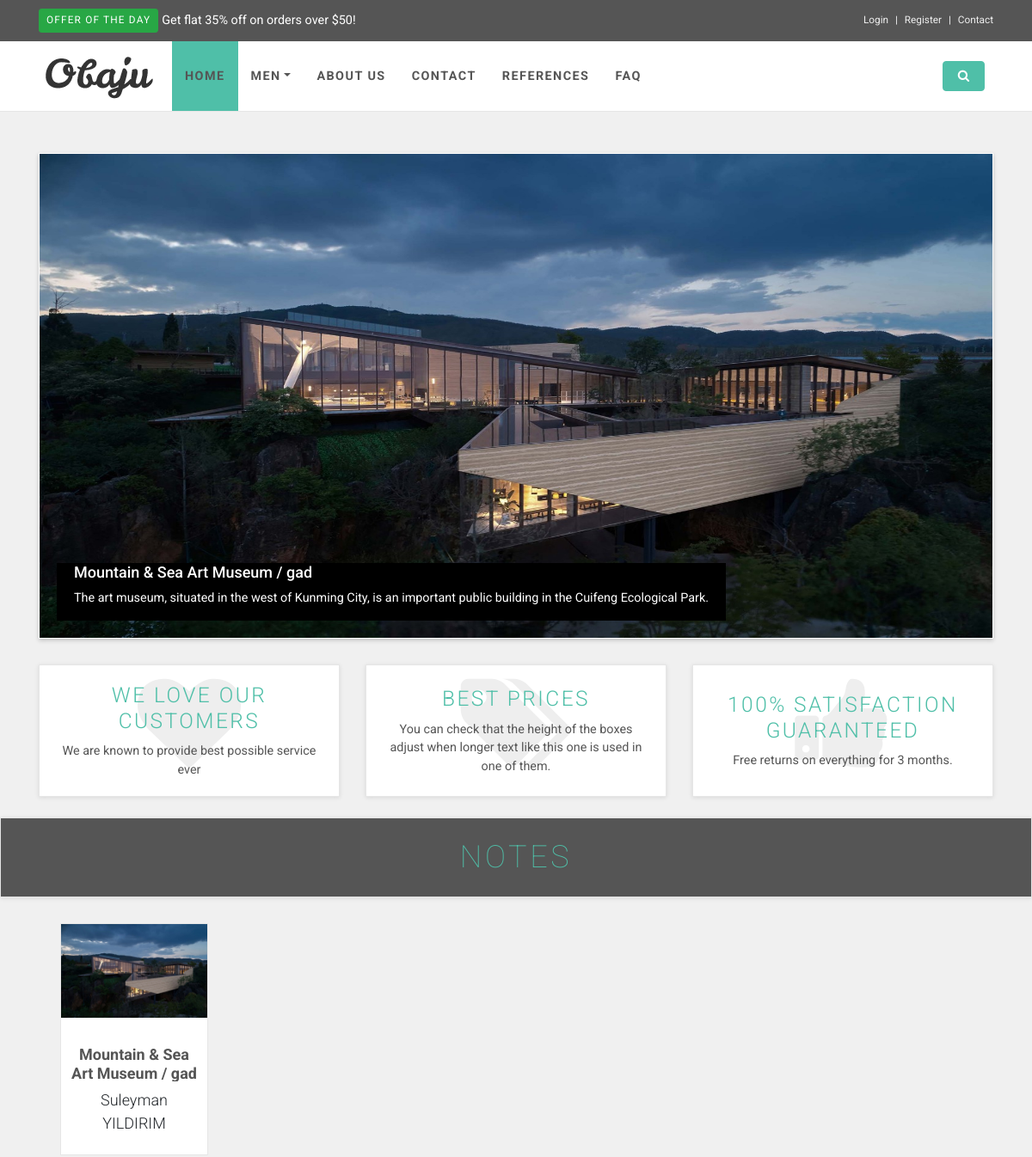
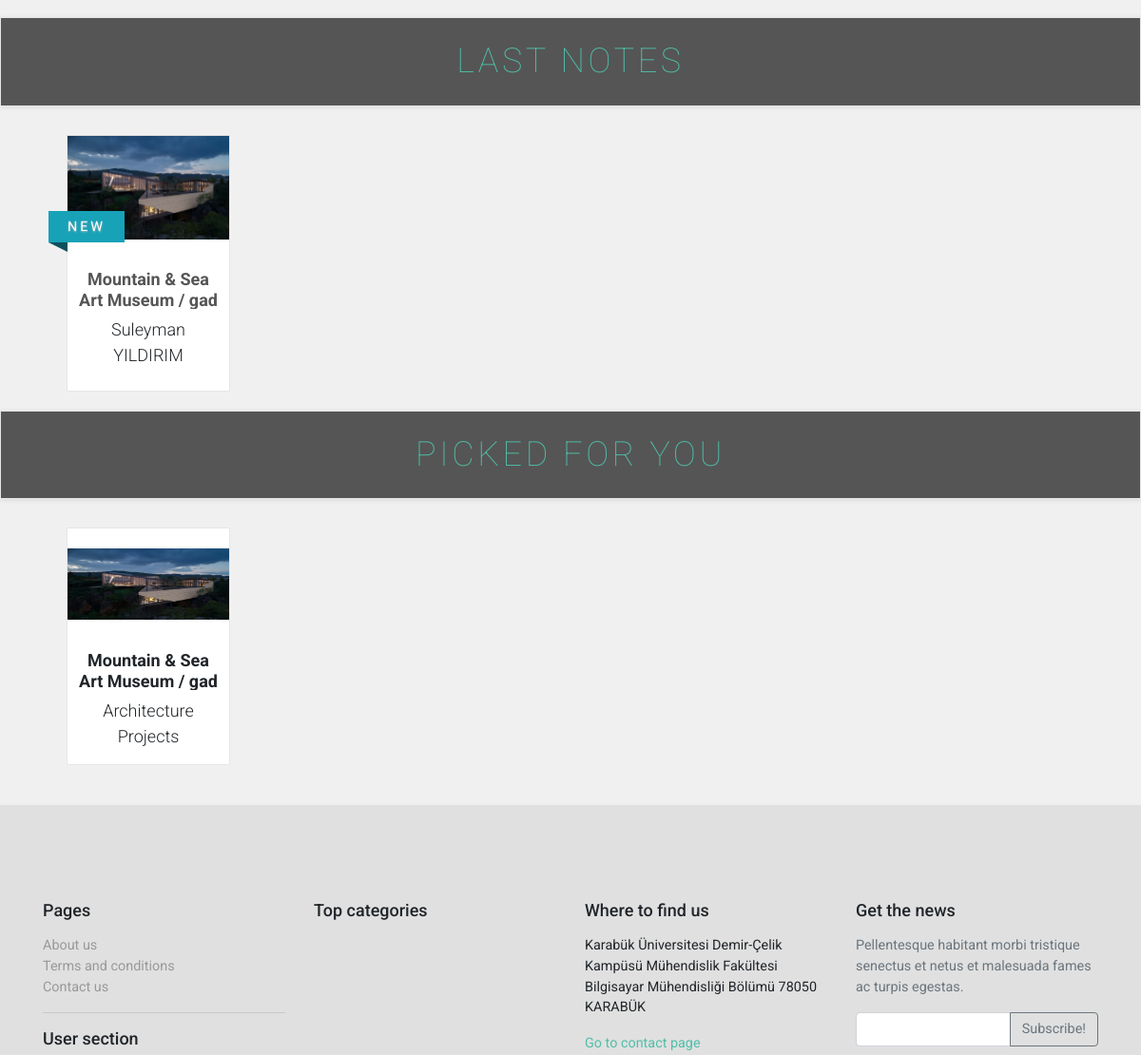
Before: / (upper part) with the older database file (2 pictures, top to bottom).
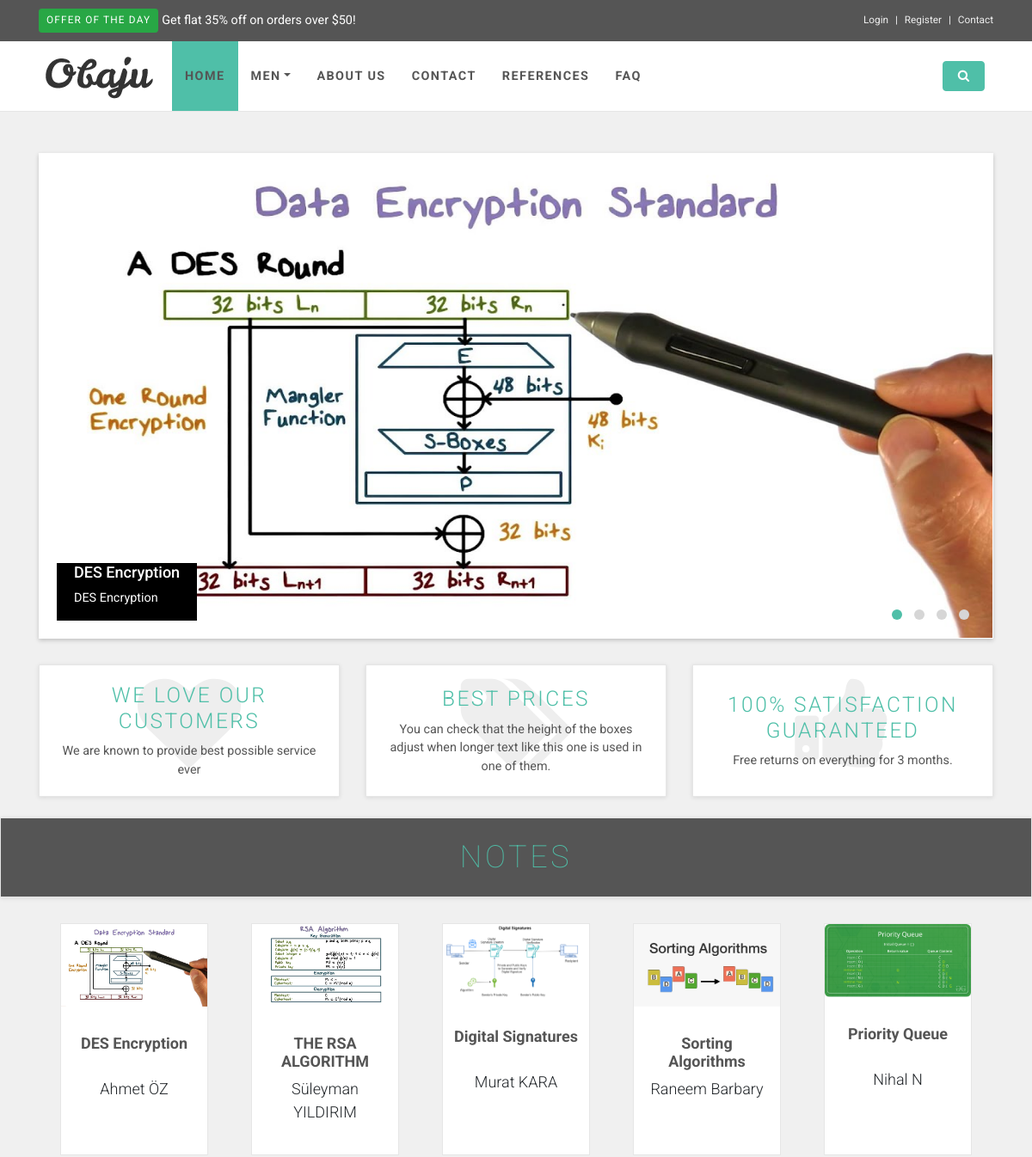
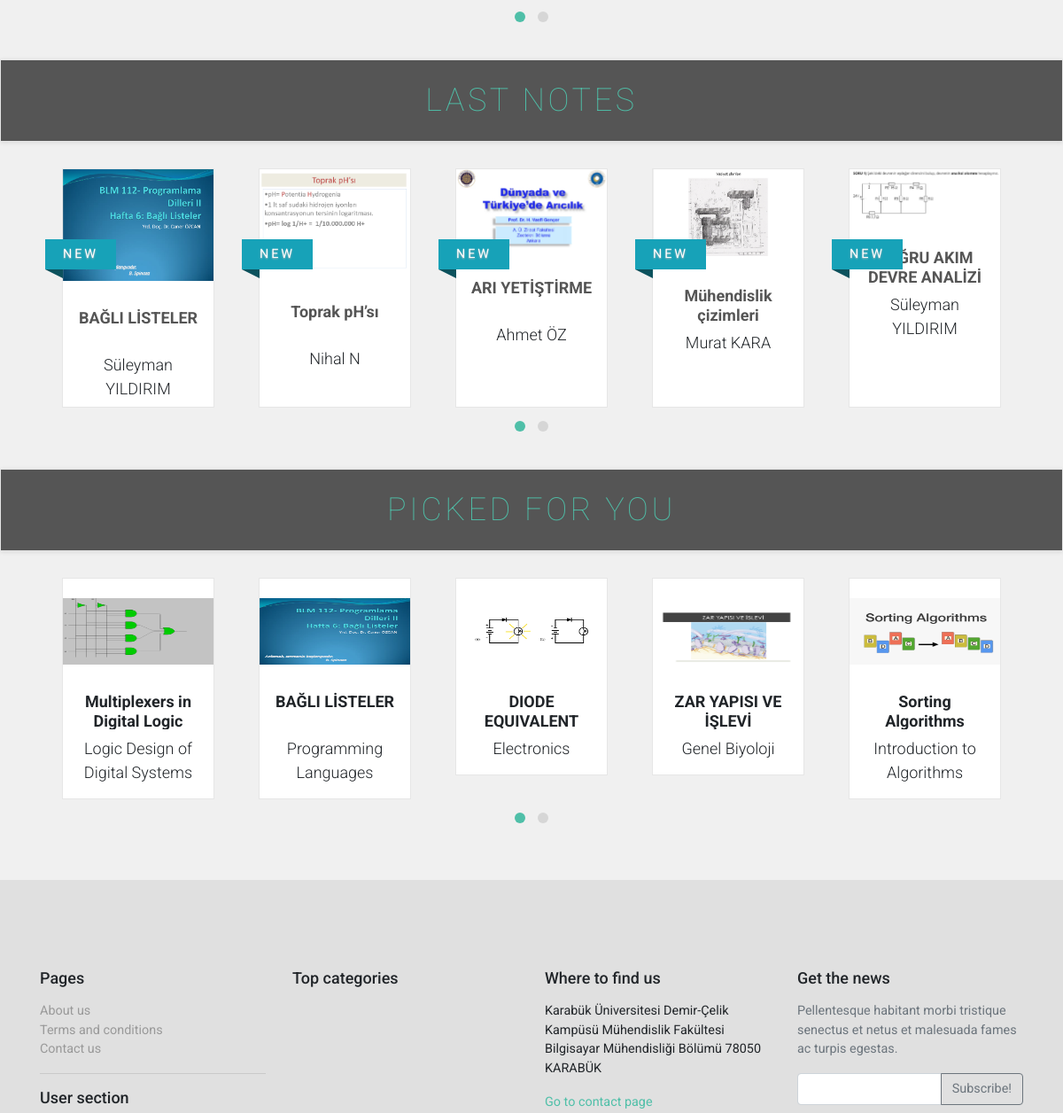
After: the same page with the newer database file (2 pictures, top to bottom).
### note/models.py (models this page shows, shortened)
class Note(models.Model):
    STATUS = (
        ('New', 'New'),
        ('True', 'true'),
        ('False', 'false')
    )
    Category = models.ForeignKey(Category, on_delete=models.CASCADE)
    user = models.ForeignKey(User, on_delete=models.SET_NULL, null=True)
    title = models.CharField(blank=True,max_length=100)
    description = models.CharField(blank=True,max_length=255)
    keywords = models.CharField(blank=True,max_length=255)
    slug = models.SlugField(blank=False,unique=True)
    detail = RichTextUploadingField()
    status = models.CharField(max_length=10, choices=STATUS)
    image = models.ImageField(blank=True, upload_to='image/')
    create_at = models.DateTimeField(auto_now_add=True)
    update_at = models.DateTimeField(auto_now=True)
    def image_tag(self):
        return mark_safe('<img src="{}" height="50"/>'.format(self.image.url))
    image_tag.short_description = 'Image'

class Category(MPTTModel):
    STATUS = (
        ('True', 'true'),
        ('False', 'false')
    )
    title = models.CharField(max_length=70)
    description = models.CharField(blank=True,max_length=255)
    keywords = models.CharField(blank=True,max_length=255)
    status = models.CharField(max_length=10, choices=STATUS)
    image = models.ImageField(blank=True, upload_to='image/')
    slug = models.SlugField(blank=False,unique=True)
    parent = TreeForeignKey('self', blank=True, null=True, related_name='children', on_delete=models.CASCADE)
    create_at = models.DateTimeField(auto_now_add=True)
    update_at = models.DateTimeField(auto_now=True)
    class MPTTMeta:
        order_insertion_by = ['title']
    def image_tag(self):
        return mark_safe('<img src="{}" height="50"/>'.format(self.image.url))
    image_tag.short_description = 'Image'

### home/views.py (the view)
# urls.py: path('', views.index, name='index'),
def index(request):
    setting = Setting.objects.get(pk=1)
    sliderdata = Note.objects.filter(status='True')[:4]
    category = Category.objects.all()
    dayNotes = Note.objects.filter(status='True')[:10]
    lastNotes = Note.objects.filter(status='True').order_by('-id')[:10]
    randomNote = Note.objects.filter(status='True').order_by('?')[:6]
    context = {'setting': setting,
               'category': category,
               'page': 'home',
               'dayNotes': dayNotes,
               'sliderdata': sliderdata,
               'lastNotes': lastNotes,
               'randomNote': randomNote}
    return render(request, 'index.html', context)

### home/templates/index.html (shortened to what the changed rows need)
{% extends "homebase.html" %}
{% block body %}
    {% block slider %}{% include 'slider.html' %}{% endblock %}
    <div id="hot">
        <div class="box py-4" style="background: #555">
            <div class="container">
                <div class="row">
                    <div class="col-md-12">
                        <h2 class="mb-0">Notes</h2>
                    </div>
                </div>
            </div>
        </div>
        <div class="container">
            <div class="product-slider owl-carousel owl-theme">
                {% for rs in dayNotes%}
                    <div class="item">
                        <div class="product" style="height: 270px;">
                            <div class="flip-container">
                                <div class="flipper">
                                    <div class="front"><a href="/note/{{ rs.id }}/{{ rs.slug }}"><img src="{{ rs.image.url }}" alt="" class="img-fluid" style="width: 270px;hight:200px;"></a></div>
                                    <div class="back"><a href="/note/{{ rs.id }}/{{ rs.slug }}"><img src="{{ rs.image.url }}" alt="" class="img-fluid" style="width: 270px;hight:200px;"></a></div>
                                </div>
                            </div><a href="/note/{{ rs.id }}/{{ rs.slug }}" class="invisible"><img src="{{ rs.image.url }}" alt="" class="img-fluid" style="width: 270px;hight:200px;"></a>
                            <br>
                            <div class="text">
                                <h3><a href="/note/{{ rs.id }}/{{ rs.slug }}">{{ rs.title }} </a></h3>
                                <p class="price">
                                    {{ rs.user.first_name }} {{ rs.user.last_name}}
                                </p>
                            </div>
                        </div>
                    </div>
                {% endfor %}
            </div>
        </div>
    </div>
    <div id="hot">
        <div class="box py-4" style="background: #555">
            <div class="container">
                <div class="row">
                    <div class="col-md-12">
                        <h2 class="mb-0">Last Notes</h2>
                    </div>
                </div>
            </div>
        </div>
        <div class="container">
            <div class="product-slider owl-carousel owl-theme">
                {% for rs in lastNotes%}
                    <div class="item">
                        <div class="product" style="height: 270px;">
                            <div class="flip-container">
                                <div class="flipper">
                                    <div class="front"><a href="/note/{{ rs.id }}/{{ rs.slug }}"><img src="{{ rs.image.url }}" alt="" class="img-fluid" style="width: 270px;hight:200px;"></a></div>
                                    <div class="back"><a href="/note/{{ rs.id }}/{{ rs.slug }}"><img src="{{ rs.image.url }}" alt="" class="img-fluid" style="width: 270px;hight:200px;"></a></div>
                                </div>
                            </div><a href="/note/{{ rs.id }}/{{ rs.slug }}" class="invisible"><img src="{{ rs.image.url }}" alt="" class="img-fluid" style="width: 270px;hight:200px;"></a>
                            <br>
                            <div class="text">
                                <h3><a href="/note/{{ rs.id }}/{{ rs.slug }}">{{ rs.title }} </a></h3>
                                <p class="price">
                                    {{ rs.user.first_name }} {{ rs.user.last_name}}
                                </p>
                            </div>
                            <div class="ribbon new">
                                <div class="theribbon">NEW</div>
                            </div>
                        </div>
                    </div>
                {% endfor %}
            </div>
        </div>
    </div>
    <div id="hot">
        <div class="box py-4" style="background: #555">
            <div class="container">
                <div class="row">
                    <div class="col-md-12">
                        <h2 class="mb-0">Picked For you</h2>
                    </div>
                </div>
            </div>
        </div>
        <div class="container">
            <div class="product-slider owl-carousel owl-theme">
                {% for rs in randomNote %}
                    <div class="item">
                        <div class="product">
                            <a href="/note/{{ rs.id }}/{{ rs.slug }}" class="col-md-3"><img src="{{ rs.image.url }}" alt=""   class="img img-fluid" style="height: 75px"></a>
                            <div class="text">
                                <h3>{{ rs.title }}</h3>
                                <p class="price">{{ rs.Category.title }}</p>
                            </div>
                        </div>
                    </div>
                {% endfor %}
            </div>
        </div>
    </div>
{% endblock %}

### home/templates/slider.html
<div id="all">
    <div id="content">
        <div class="container">
            <div class="row">
                <div class="col-md-12">
                    <div id="main-slider" class="owl-carousel owl-theme">
                        {% for rs in sliderdata %}
                        <div class="item">
                            <div style="position: relative;">
                                <a href="/note/{{ rs.id }}/{{ rs.slug }}">
                                    <img src="{{ rs.image.url }}" alt="{{ rs.title }}" class="img-fluid" style="width: 1200px;height: 563px;" ></a>
                                <div style="position: absolute;bottom: 20px;left: 20px;background-color: black;color: white;padding-left: 20px; padding-right: 20px;">
                                    <h4>{{ rs.title }}</h4>
                                    <p>{{ rs.description }}</p>
                                </div>
                            </div>
                           </div>
                        {% endfor %}
                    </div>
                </div>
            </div>
        </div>
        <div id="advantages">
            <div class="container">
                <div class="row mb-4">
                    <div class="col-md-4">
                        <div class="box clickable d-flex flex-column justify-content-center mb-0 h-100">
                            <div class="icon"><i class="fa fa-heart"></i></div>
                            <h3><a href="#">We love our customers</a></h3>
                            <p class="mb-0">We are known to provide best possible service ever</p>
                        </div>
                    </div>
                    <div class="col-md-4">
                        <div class="box clickable d-flex flex-column justify-content-center mb-0 h-100">
                            <div class="icon"><i class="fa fa-tags"></i></div>
                            <h3><a href="#">Best prices</a></h3>
                            <p class="mb-0">You can check that the height of the boxes adjust when longer text like this one is used in one of them.</p>
                        </div>
                    </div>
                    <div class="col-md-4">
                        <div class="box clickable d-flex flex-column justify-content-center mb-0 h-100">
                            <div class="icon"><i class="fa fa-thumbs-up"></i></div>
                            <h3><a href="#">100% satisfaction guaranteed</a></h3>
                            <p class="mb-0">Free returns on everything for 3 months.</p>
                        </div>
                    </div>
                </div>
            </div>
        </div>

Changed rows visible on the page:
removed Note: image (picture), title "Mountain & Sea Art Museum / gad", description "The art museum, situated in the west of Kunming City, is an important public building in the Cuifeng Ecological Park.", user.first_name "Suleyman", user.last_name "YILDIRIM", Category "Architecture Projects"
added Note: image (placeholder picture), title "DES Encryption", description "DES Encryption", user.first_name "Ahmet", user.last_name "ÖZ"
added Note: image (placeholder picture), title "THE RSA ALGORITHM", user.first_name "Süleyman", user.last_name "YILDIRIM", shown under "NOTES"
added Note: image (picture), title "Digital Signatures", user.first_name "Murat", user.last_name "KARA", shown under "NOTES"
added Note: image (picture), title "Sorting Algorithms", user.first_name "Raneem", user.last_name "Barbary", Category "Introduction to Algorithms"
added Note: image (picture), title "Priority Queue", user.first_name "Nihal", user.last_name "N", shown under "NOTES"
added Note: image (picture), title "BAĞLI LİSTELER", user.first_name "Süleyman", user.last_name "YILDIRIM", Category "Programming Languages"
added Note: image (picture), title "Toprak pH’sı", user.first_name "Nihal", user.last_name "N", shown under "LAST NOTES"
added Note: image (picture), title "ARI YETİŞTİRME", user.first_name "Ahmet", user.last_name "ÖZ", shown under "LAST NOTES"
added Note: image (picture), title "Mühendislik çizimleri", user.first_name "Murat", user.last_name "KARA", shown under "LAST NOTES"
added Note: image (picture), title "DOĞRU AKIM DEVRE ANALİZİ…", user.first_name "Süleyman", user.last_name "YILDIRIM", shown under "LAST NOTES"
added Note: image (picture), title "Multiplexers in Digital Logic", Category "Logic Design of Digital Systems", shown under "PICKED FOR YOU"
added Note: image (picture), title "DIODE EQUIVALENT…", Category "Electronics", shown under "PICKED FOR YOU"
added Note: image (picture), title "ZAR YAPISI VE İŞLEVİ", Category "Genel Biyoloji", shown under "PICKED FOR YOU"
